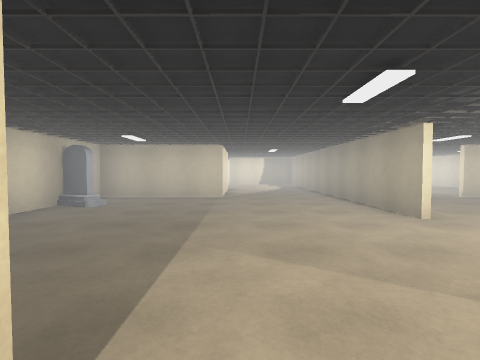
view 1 (above)

21 first-person views from a walk through a Unity game level. The camera is 1.3 m above the floor, tilts 2° down and sees 85° across. Doors are open. The floor is counted in squares, 2 m on a side. Each view is taken from the middle of a square. On the plan, view 1 faces up. The plan holds only what a view shows up to about 9 squares ahead; the rest is blank. The place goes on beyond the plan. The player is left out.

view 2
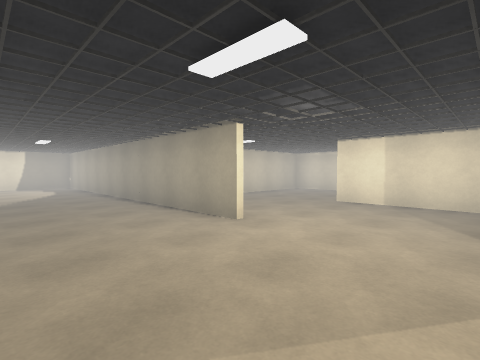

view 3
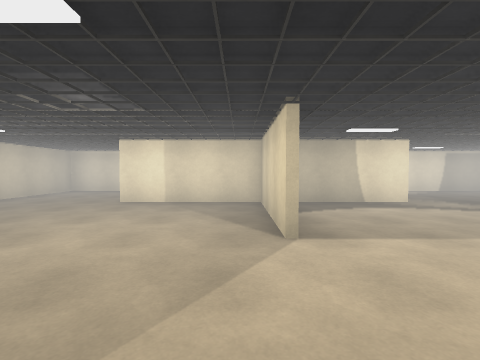

view 4
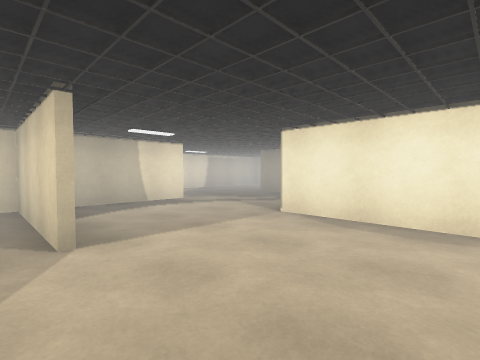

view 5
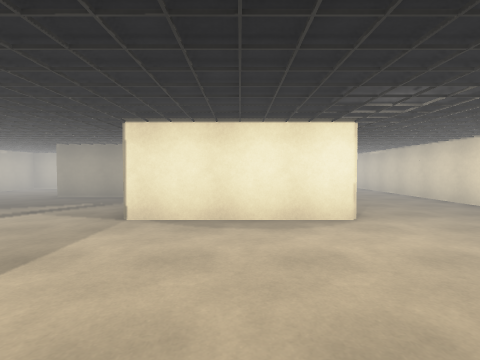

view 6
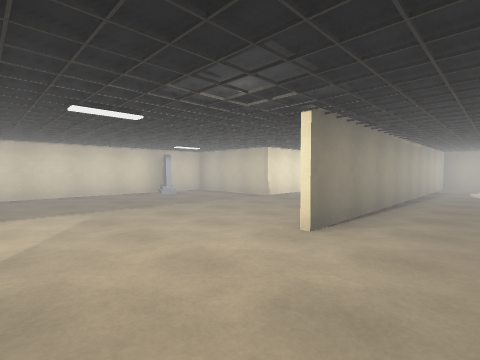

view 7
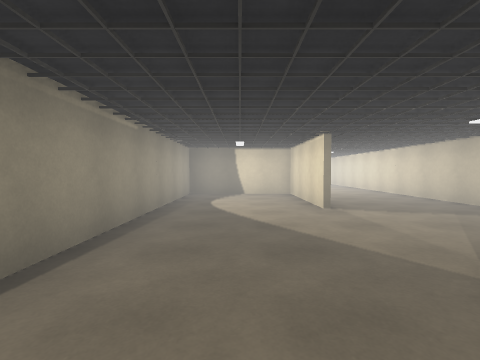

view 8
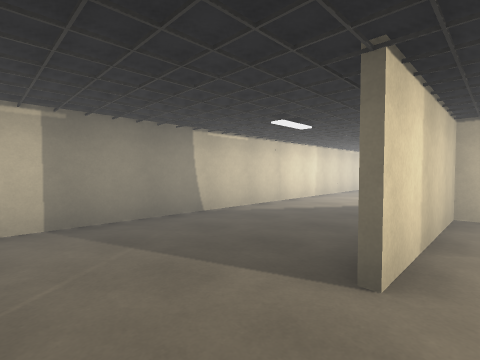

view 9
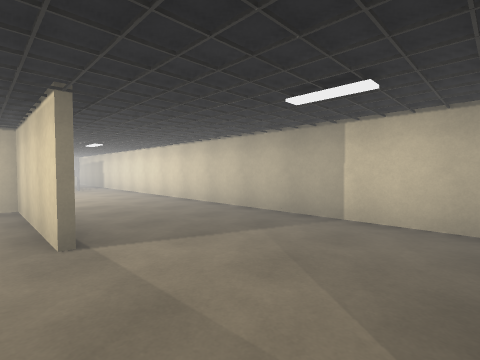

view 10
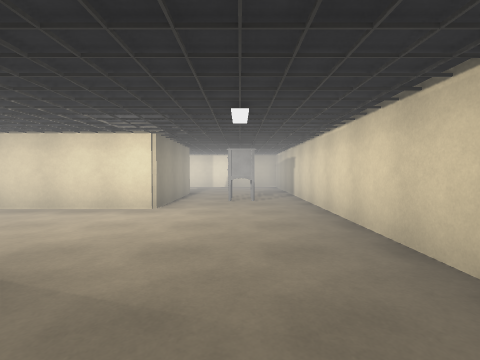

view 11
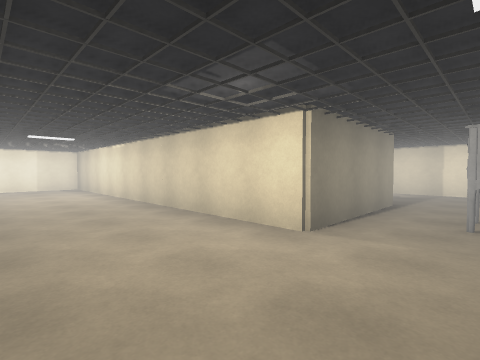

view 12
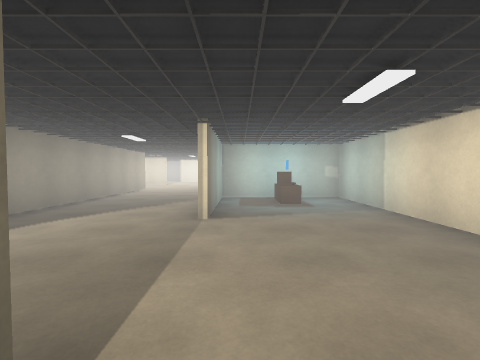

view 13
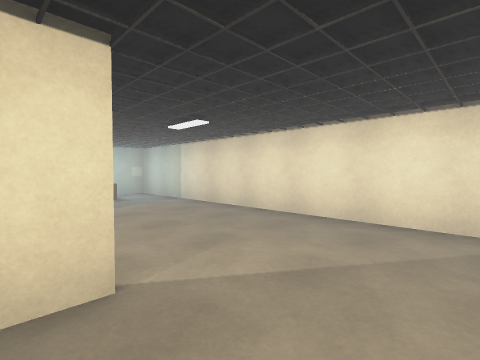

view 14
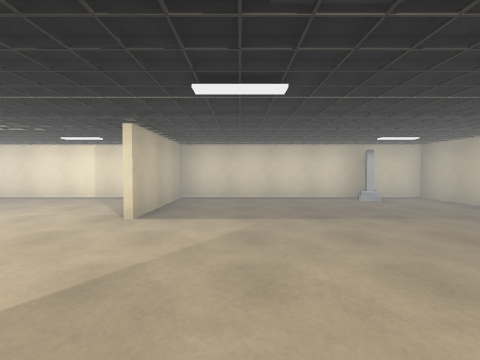

view 15
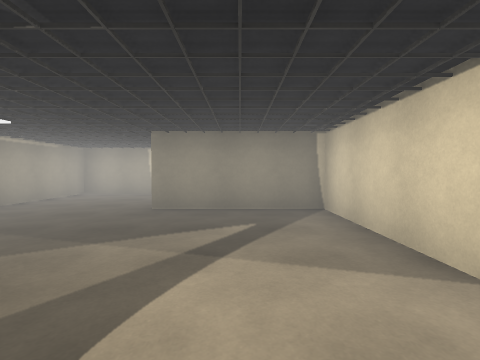

view 16
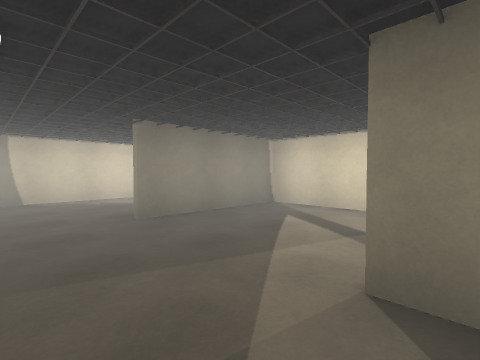

view 17
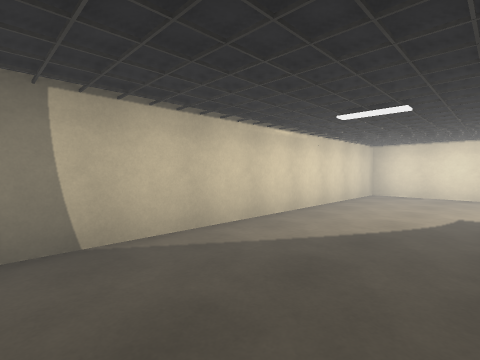

view 18
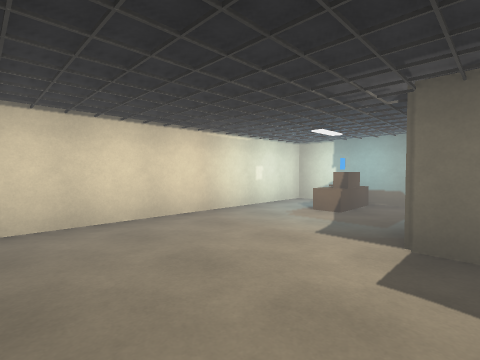

view 19
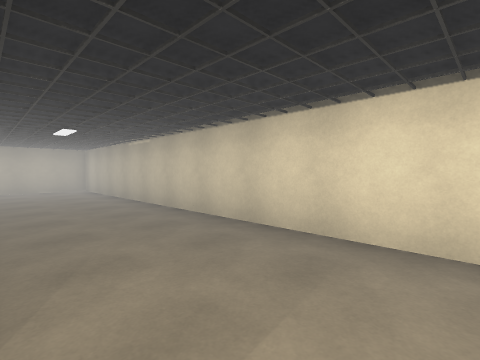

view 20
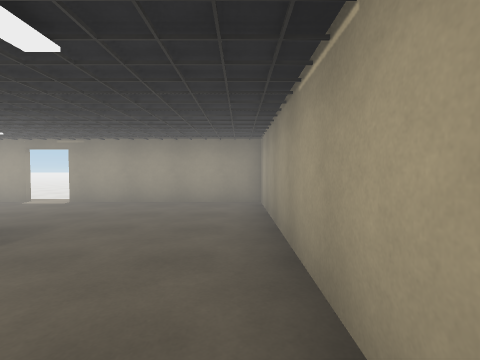

view 21
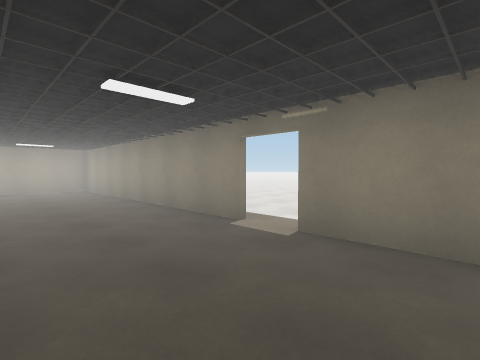

### Floor plan
Ten units are one square. View 1 is at (0, 0); x grows to the right and y downward. Boxes are objects, and circles mark ways between rooms. Rooms are numbered by the first view taken in them; rooms with no view inside come last. Other rooms are left out.
<svg viewBox="-40 -191 129 316">
<path fill="none" stroke="#000" d="M26 -45 26 -35M24 -35 24 -114M-4 -90 -4 -64 -35 -64M25 -6 54 -6 54 -35M-35 -66 -5 -66 -5 -95M14 -124 5 -124M-6 24 26 24 26 54 55 54M-6 -126 0 -126M56 20 56 25M54 26 54 1M84 -126 84 -185M84 64 84 -34M56 -186 56 -154 -34 -154 -34 -6 -5 -6M54 -95 54 -124 26 -124 26 -45M84 -71 84 -126M84 -34 84 -64 55 -64M30 56 24 56M19 26 -4 26 -4 84 84 84 84 64M14 114 84 114 84 94M-34 8 -34 114 6 114"/>
<rect x="-35" y="-55" width="10" height="10" fill="#bbb"><title>other object</title></rect>
<rect x="-25" y="-85" width="10" height="20" fill="#bbb"><title>other object</title></rect>
<rect x="65" y="-175" width="10" height="10" fill="#bbb"><title>other object</title></rect>
<rect x="5" y="25" width="10" height="20" fill="#bbb"><title>other object</title></rect>
<circle cx="50" cy="-32" r="3" fill="#2a7"/>
<circle cx="65" cy="-130" r="3" fill="#2a7"/>
<circle cx="10" cy="20" r="3" fill="#2a7"/>
<circle cx="65" cy="60" r="3" fill="#2a7"/>
<circle cx="-10" cy="15" r="3" fill="#2a7"/>
<text x="10" y="-50">1</text>
<text x="50" y="-80">2</text>
<text x="30" y="70">3</text>
<text x="-10" y="90">4</text>
</svg>
Room 1 opens to room 2. Room 1 opens to room 3. Room 1 opens to room 4.

Where each view was taken, in squares from view 1:
view 1: 0 up, 0 right, facing up
view 2: 1 up, 0 right, facing up-right
view 3: 1 up, 0 right, facing right
view 4: 1 up, 0 right, facing down-right
view 5: 1 up, 1 right, facing down
view 6: 1 up, 4 right, facing up-left
view 7: 5 up, 4 right, facing up
view 8: 5 up, 5 right, facing down-right
view 9: 7 up, 5 right, facing up-right
view 10: 11 up, 7 right, facing up
view 11: 13 up, 7 right, facing up-left
view 12: 13 up, 1 left, facing down
view 13: 14 up, 0 right, facing down-left
view 14: 2 up, 3 right, facing left
view 15: 1 down, 4 right, facing down
view 16: 2 down, 7 right, facing down-left
view 17: 6 down, 7 right, facing down-left
view 18: 8 down, 3 right, facing up-left
view 19: 2 down, 1 left, facing down-left
view 20: 6 down, 3 left, facing down
view 21: 9 down, 1 left, facing down-right
